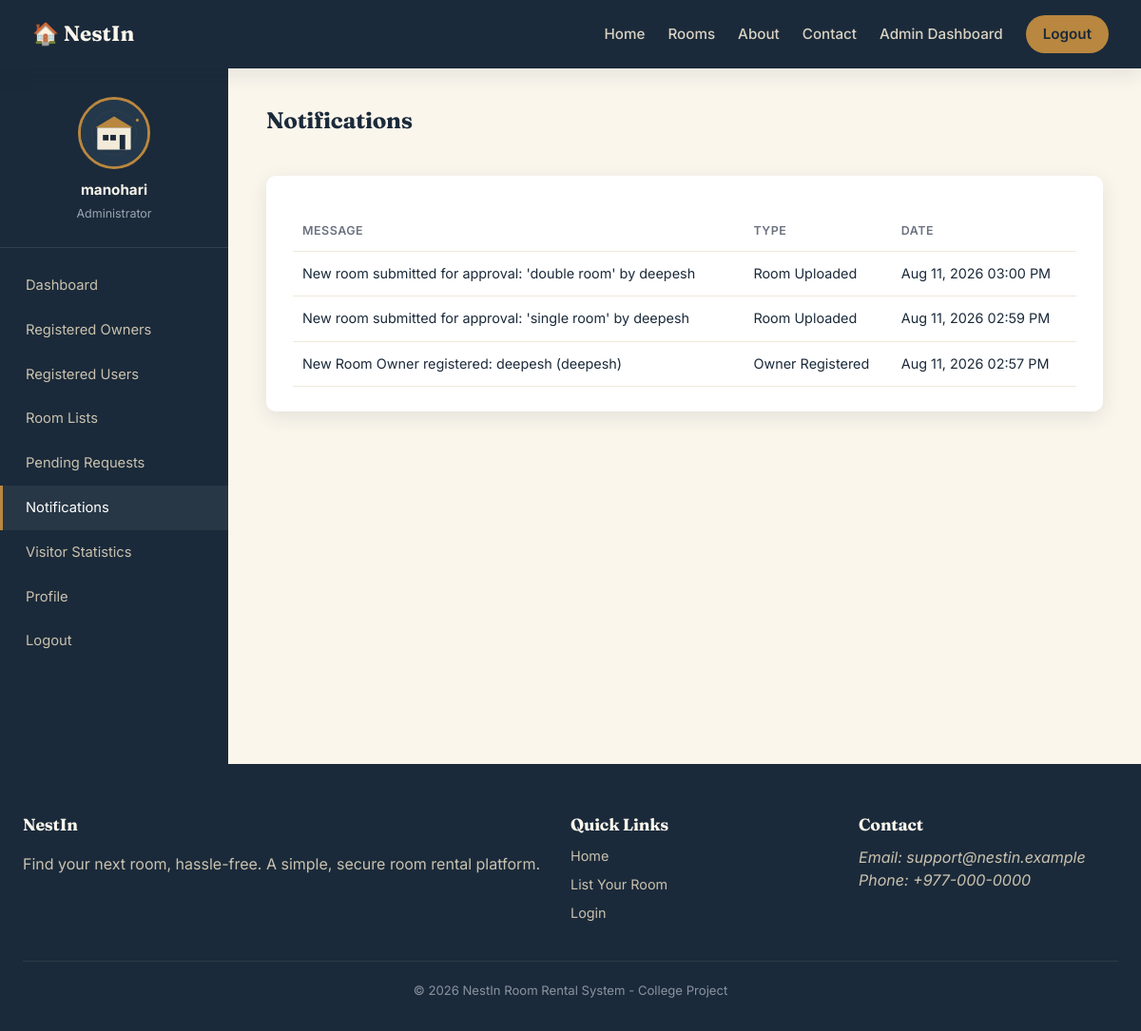
The app's page /admin/notifications (signed in) with its own data.
### models/user.py (models this page shows, shortened)
class User(UserMixin, db.Model):
    __tablename__ = "users"
    id = db.Column(db.Integer, primary_key=True)
    role = db.Column(db.String(20), nullable=False, default="owner")  # 'admin' or 'owner'
    full_name = db.Column(db.String(120), nullable=False)
    email = db.Column(db.String(150), unique=True, nullable=False)
    username = db.Column(db.String(80), unique=True, nullable=False)
    password_hash = db.Column(db.String(255), nullable=False)
    phone = db.Column(db.String(20))
    location = db.Column(db.String(150))
    house_number = db.Column(db.String(50))
    profile_pic = db.Column(db.String(255), default="default.svg")
    status = db.Column(db.String(20), default="approved")  # 'pending', 'approved', 'rejected'
    created_at = db.Column(db.DateTime, default=datetime.utcnow)
    rooms = db.relationship("Room", backref="owner", lazy=True, cascade="all, delete-orphan")
    @property
    def is_admin(self):
        return self.role == "admin"

### models/notification.py (models this page shows, shortened)
class Notification(db.Model):
    __tablename__ = "notifications"
    id = db.Column(db.Integer, primary_key=True)
    recipient_role = db.Column(db.String(20), nullable=False)
    recipient_id = db.Column(db.Integer, db.ForeignKey("users.id"), nullable=True)
    message = db.Column(db.String(255), nullable=False)
    category = db.Column(db.String(50), default="general")  # owner_registered, room_uploaded, booking_request
    is_read = db.Column(db.Boolean, default=False)
    created_at = db.Column(db.DateTime, default=datetime.utcnow)

### routes/admin.py (the view)
@admin_bp.route("/notifications")
@login_required
@admin_required
def notifications():
    all_notes = Notification.query.filter_by(recipient_role="admin").order_by(
        Notification.created_at.desc()
    ).all()
    for note in all_notes:
        note.is_read = True
    db.session.commit()
    return render_template("admin/notifications.html", notifications=all_notes)

### routes/admin.py (called while the page is built)
def admin_required(view_func):
    @wraps(view_func)
    def wrapped(*args, **kwargs):
        if not current_user.is_authenticated or not current_user.is_admin:
            flash("Admin access required.", "danger")
            return redirect(url_for("auth.login"))
        return view_func(*args, **kwargs)
    return wrapped

### routes/public.py (called while the page is built)
@public_bp.before_app_request
def track_visitor():
    if request.endpoint in ("public.home",):
        log_visit()

### templates/admin/notifications.html (shortened to what this page needs)
{% extends "admin/_layout.html" %}
{% set active_page = "notifications" %}
{% block dash_content %}
<div class="dash-header"><h2>Notifications</h2></div>
<div class="panel">
    {% if notifications %}
    <table>
        <thead><tr><th>Message</th><th>Type</th><th>Date</th></tr></thead>
        <tbody>
        {% for note in notifications %}
            <tr>
                <td>{{ note.message }}</td>
                <td>{{ note.category.replace('_', ' ')|title }}</td>
                <td>{{ note.created_at.strftime('%b %d, %Y %I:%M %p') }}</td>
            </tr>
        {% endfor %}
        </tbody>
    </table>
    {% else %}
    <p>No notifications yet.</p>
    {% endif %}
</div>
{% endblock %}

### templates/admin/_layout.html
{% extends "base.html" %}
{% block content %}
<div class="dash-wrap">
    <aside class="dash-sidebar">
        <div class="dash-profile">
            <img src="{{ url_for('static', filename='images/placeholder_about.svg') }}" class="avatar-circle" alt="Admin">
            <strong>{{ current_user.full_name }}</strong>
            <span>Administrator</span>
        </div>
        <nav class="dash-nav">
            <a href="{{ url_for('admin.dashboard') }}" class="{{ 'active' if active_page == 'dashboard' }}">Dashboard</a>
            <a href="{{ url_for('admin.owners') }}" class="{{ 'active' if active_page == 'owners' }}">Registered Owners</a>
            <a href="{{ url_for('admin.users') }}" class="{{ 'active' if active_page == 'users' }}">Registered Users</a>
            <a href="{{ url_for('admin.rooms') }}" class="{{ 'active' if active_page == 'rooms' }}">Room Lists</a>
            <a href="{{ url_for('admin.pending') }}" class="{{ 'active' if active_page == 'pending' }}">Pending Requests</a>
            <a href="{{ url_for('admin.notifications') }}" class="{{ 'active' if active_page == 'notifications' }}">
                Notifications {% if unread_notifications %}<span class="badge">{{ unread_notifications }}</span>{% endif %}
            </a>
            <a href="{{ url_for('admin.visitors') }}" class="{{ 'active' if active_page == 'visitors' }}">Visitor Statistics</a>
            <a href="{{ url_for('admin.profile') }}" class="{{ 'active' if active_page == 'profile' }}">Profile</a>
            <a href="{{ url_for('auth.logout') }}">Logout</a>
        </nav>
    </aside>
    <div class="dash-content">
        {% block dash_content %}{% endblock %}
    </div>
</div>
{% endblock %}

### static/css/style.css (style rules this page uses)
:root { --ink: #1B2A3A; --ink-soft: #2C3E52; --sand: #F3EBDA; --sand-light: #FAF6EC; --brass: #B9873F; --brass-dark: #96692C; --teal: #2F6F62; --danger: #B33A3A; --success: #2F6F62; --warning: #B9873F; --info: #3A6EA5; --white: #FFFFFF; --radius: 10px; --shadow: 0 6px 20px rgba(27, 42, 58, 0.10); --shadow-lg: 0 14px 40px rgba(27, 42, 58, 0.18); }
* { box-sizing: border-box; }
body { margin: 0; font-family: 'Inter', sans-serif; color: var(--ink); background: var(--sand-light); line-height: 1.55; }
h1, h2, h3, h4 { font-family: 'Fraunces', serif; color: var(--ink); margin: 0 0 0.5em 0; letter-spacing: -0.01em; }
a { color: inherit; text-decoration: none; }
img { max-width: 100%; display: block; }
.dash-wrap { display: grid; grid-template-columns: 240px 1fr; min-height: calc(100vh - 68px); }
.dash-sidebar { background: var(--ink); color: var(--sand-light); padding: 30px 0; }
.dash-profile { text-align: center; padding: 0 20px 24px; border-bottom: 1px solid rgba(255,255,255,0.1); margin-bottom: 16px; }
.avatar-circle { width: 76px; height: 76px; border-radius: 50%; object-fit: cover; margin: 0 auto 10px; border: 3px solid var(--brass); }
.dash-profile strong { display: block; font-size: 0.95rem; }
.dash-profile span { font-size: 0.78rem; color: #9AA6B2; }
.dash-nav a { display: flex; align-items: center; justify-content: space-between; padding: 12px 24px; font-size: 0.92rem; color: #C9C2AF; border-left: 3px solid transparent; }
.dash-nav a:hover, .dash-nav a.active { background: rgba(255,255,255,0.06); color: var(--white); border-left-color: var(--brass); }
.dash-content { padding: 36px 40px; }
.dash-header { display: flex; justify-content: space-between; align-items: center; margin-bottom: 28px; }
.panel { background: var(--white); border-radius: var(--radius); box-shadow: var(--shadow); padding: 26px 28px; margin-bottom: 28px; }
table { width: 100%; border-collapse: collapse; margin-top: 10px; }
th, td { text-align: left; padding: 12px 10px; font-size: 0.9rem; border-bottom: 1px solid #EFE9DB; }
th { color: #6B7280; font-weight: 600; font-size: 0.78rem; text-transform: uppercase; letter-spacing: 0.04em; }

### records on screen
User: full_name "manohari"
Notification: message "New room submitted for approval: 'double room' by deepesh", category.replace "Room Uploaded", created_at "Aug 11, 2026 03:00 PM"
Notification: message "New room submitted for approval: 'single room' by deepesh", category.replace "Room Uploaded", created_at "Aug 11, 2026 02:59 PM"
Notification: message "New Room Owner registered: deepesh (deepesh)", category.replace "Owner Registered", created_at "Aug 11, 2026 02:57 PM"
